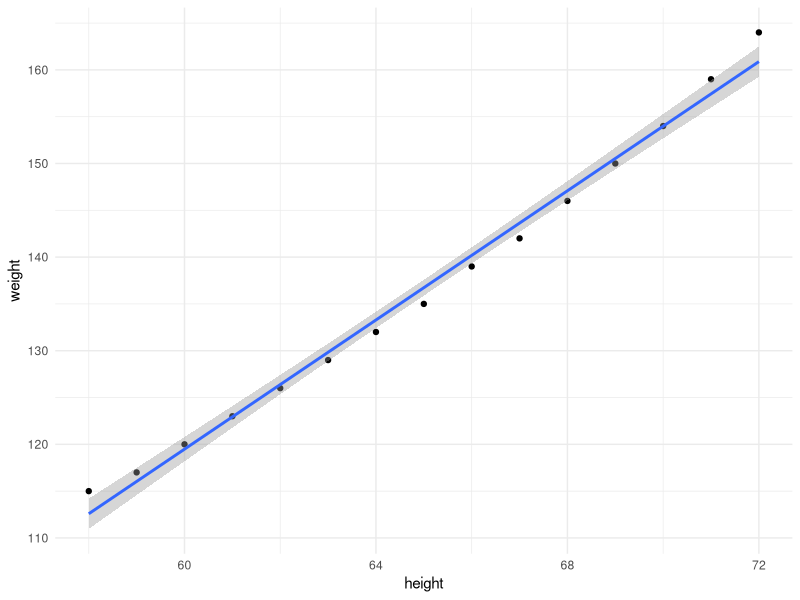
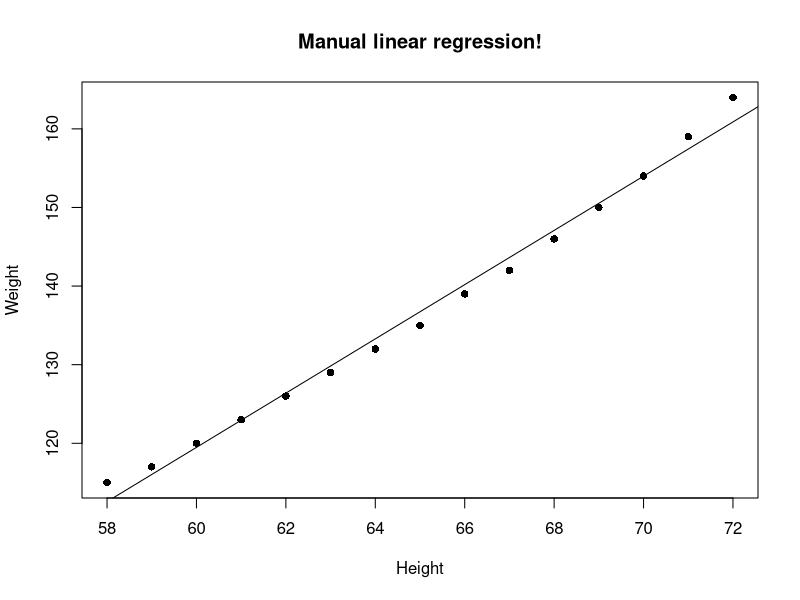
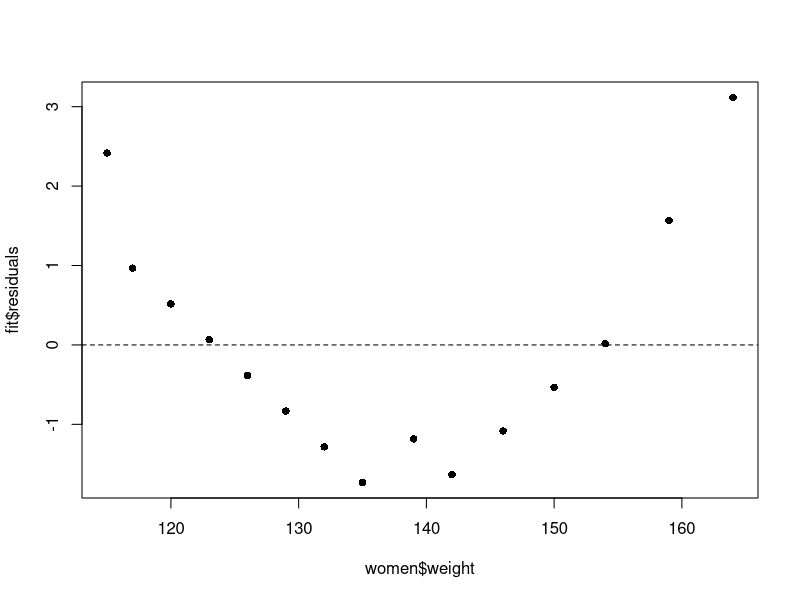
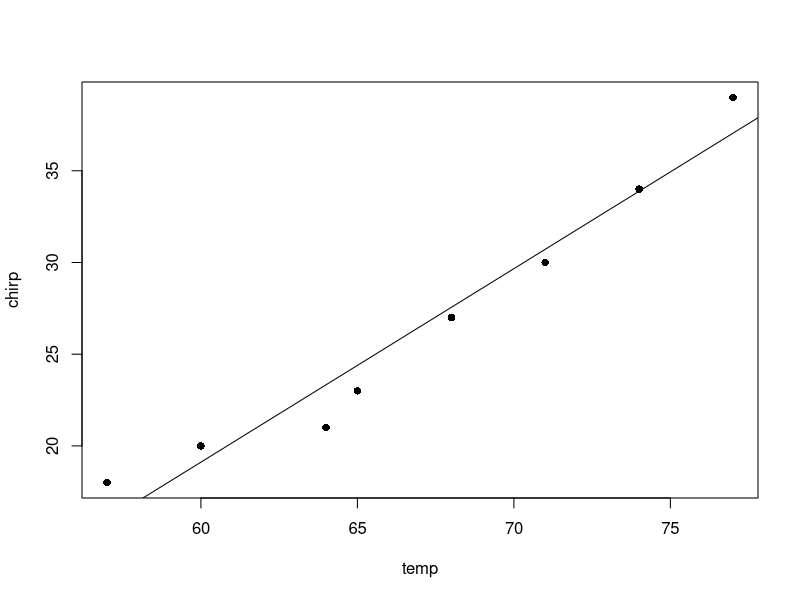
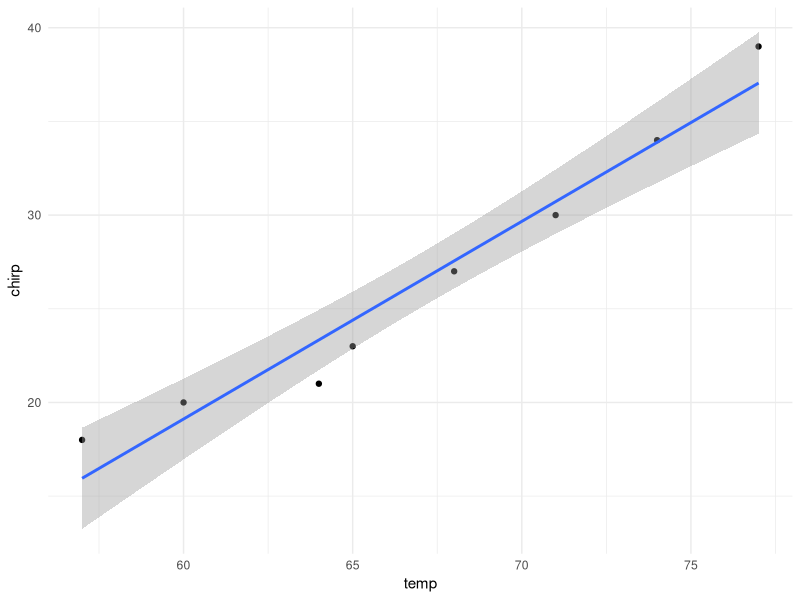
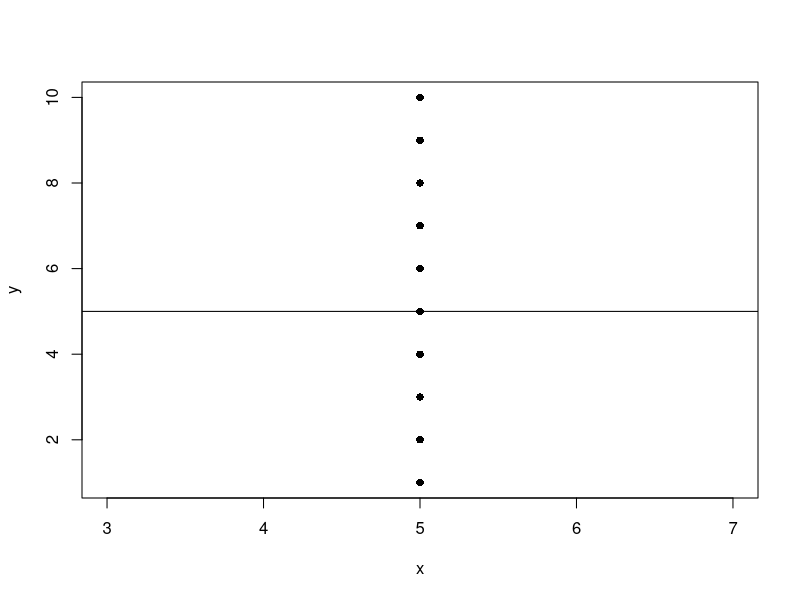
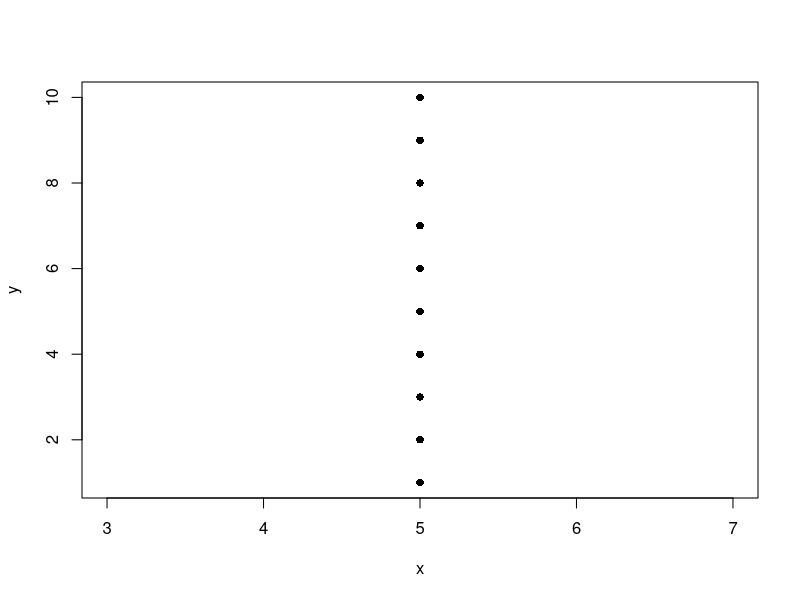

Write the R code that produced these figures, in order. (Note: this script raises an error after producing the figures.)
## ---- chunk 1
library(tidyverse)
knitr::opts_chunk$set(echo = TRUE)
## ---- chunk 2
library(ggplot2)
head(women)
## ---- chunk 3
ggplot(women, aes(height, weight)) +
  geom_point() +
  geom_smooth(method = "lm") +
  theme_minimal()
## ---- chunk 4
slope <- function(x, y){
  mean_x <- mean(x)
  mean_y <- mean(y)
  top <- sum((x - mean_x)*(y-mean_y))
  bottom <- sum((x - mean_x)^2)
  top / bottom
}

# the slope formula is just
# covariance(x, y) / variance(x)
slope2 <- function(x, y){
  cov(x, y)/var(x)
}

intercept <- function(x, y, m){
  mean(y) - (m * mean(x))
}
## ---- chunk 5
(my_slope <- slope(women$height, women$weight))
(my_intercept <- intercept(women$height, women$weight, my_slope))

## ---- chunk 6
plot(women$height, women$weight, pch=16, xlab = "Height", ylab = "Weight", main = "Manual linear regression!")
abline(my_intercept, my_slope)
## ---- chunk 7
(fit <- lm(weight ~ height, women))
## ---- chunk 8
names(fit)
## ---- chunk 9
plot(women$weight, fit$residuals, pch=16)
abline(h = 0, lty = 2)
## ---- chunk 10
predict(fit, data.frame(height = 61))

predict(fit, data.frame(height = 80))
## ---- chunk 11
chirp <- c(18,20,21,23,27,30,34,39)
temp <- c(57,60,64,65,68,71,74,77)
## ---- chunk 12
mean(chirp)
mean(temp)
sd(chirp)
sd(temp)
cor(chirp,temp)
## ---- chunk 13
# formula for the slope m, response variable first
# m = r(sd(x) / sd(y))
(m <- cor(chirp,temp) * (sd(chirp)/sd(temp)))

# formula for intercept as above
# b = mean(y) - (m * mean(x))
mean(chirp) - (m * mean(temp))
## ---- chunk 14
lm(chirp~temp)
## ---- chunk 15
# in the form y = mx + b
# y = 1.055x - 44.177
model <- function(x){
   1.055 * x - 44.177
}

# how many chirps at 68 Fahrenheit using our linear model?
model(68)
model(77)
## ---- chunk 16
reg <- lm(chirp~temp)
predict(reg, data.frame(temp=68))
predict(reg, data.frame(temp=77))
## ---- chunk 17
summary(reg)$r.squared
## ---- chunk 18
summary(reg)
## ---- chunk 19
plot(temp, chirp, pch=16)
abline(reg)
## ---- chunk 20
library(ggplot2)

data.frame(temp = temp, chirp = chirp) |>
  ggplot(aes(temp, chirp)) +
  geom_point() +
  geom_smooth(method = "lm") +
  theme_minimal()
## ---- chunk 21
n <- 10
my_df <- data.frame(
  x = rep(5, n),
  y = 1:n
)

fit <- lm(x ~ y, my_df)
with(data = my_df, plot(x, y, pch=16))
abline(fit)
## ---- chunk 22
fit <- lm(y ~ x, my_df)
with(data = my_df, plot(x, y, pch=16))
abline(fit)
